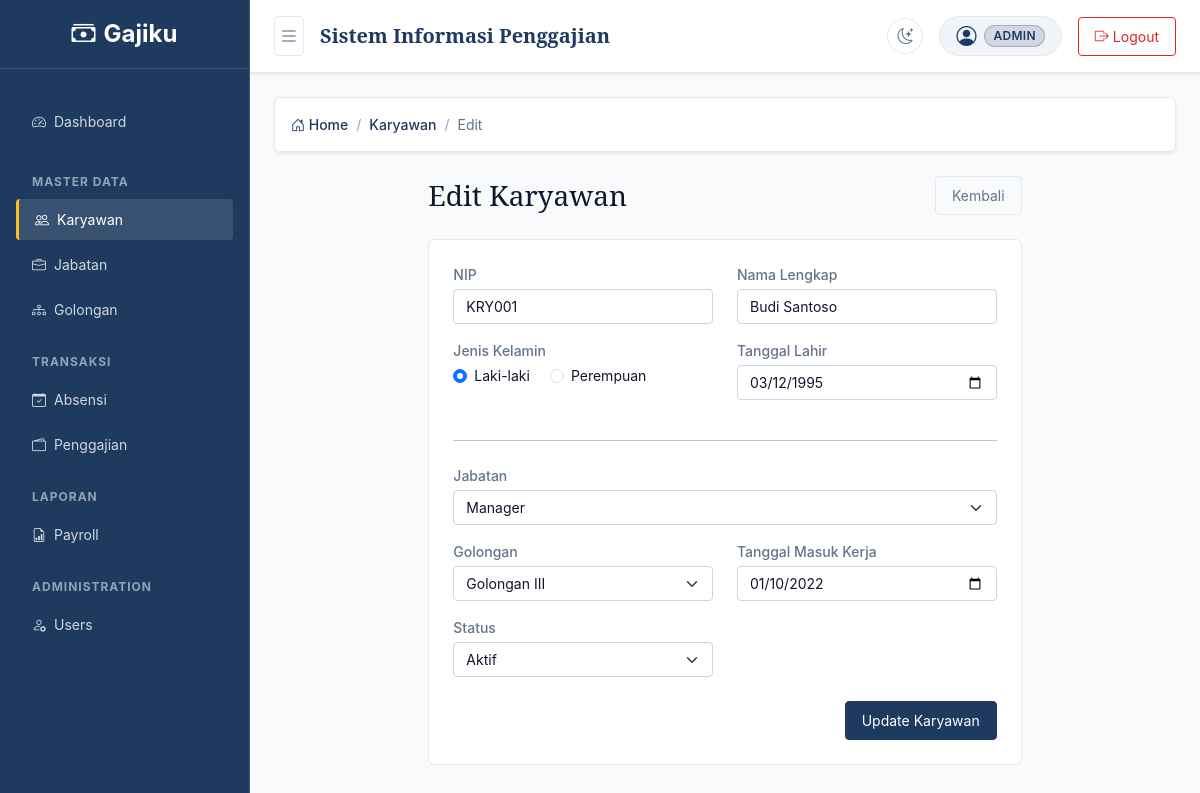
The page /?page=karyawan/edit&id=1 (signed in) on the database its author committed.
### tables this page shows
CREATE TABLE IF NOT EXISTS karyawan (
    id INT UNSIGNED AUTO_INCREMENT PRIMARY KEY,
    nip VARCHAR(30) NOT NULL UNIQUE,
    nama VARCHAR(100) NOT NULL,
    jenis_kelamin ENUM('L', 'P') NOT NULL,
    tanggal_lahir DATE NOT NULL,
    tanggal_masuk DATE NOT NULL,
    jabatan_id INT UNSIGNED NOT NULL,
    golongan_id INT UNSIGNED NOT NULL,
    status ENUM('Aktif', 'Nonaktif') NOT NULL DEFAULT 'Aktif',
    created_at TIMESTAMP NOT NULL DEFAULT CURRENT_TIMESTAMP,
    updated_at TIMESTAMP NOT NULL DEFAULT CURRENT_TIMESTAMP ON UPDATE CURRENT_TIMESTAMP,
    CONSTRAINT fk_karyawan_jabatan
        FOREIGN KEY (jabatan_id) REFERENCES jabatan(id)
        ON UPDATE CASCADE
        ON DELETE RESTRICT,
    CONSTRAINT fk_karyawan_golongan
        FOREIGN KEY (golongan_id) REFERENCES golongan(id)
        ON UPDATE CASCADE
        ON DELETE RESTRICT
);

CREATE TABLE IF NOT EXISTS jabatan (
    id INT UNSIGNED AUTO_INCREMENT PRIMARY KEY,
    nama_jabatan VARCHAR(100) NOT NULL,
    gaji_pokok DECIMAL(15,2) NOT NULL,
    tunjangan_default DECIMAL(15,2) NOT NULL DEFAULT 0,
    created_at TIMESTAMP NOT NULL DEFAULT CURRENT_TIMESTAMP,
    updated_at TIMESTAMP NOT NULL DEFAULT CURRENT_TIMESTAMP ON UPDATE CURRENT_TIMESTAMP
);

CREATE TABLE IF NOT EXISTS golongan (
    id INT UNSIGNED AUTO_INCREMENT PRIMARY KEY,
    nama_golongan VARCHAR(50) NOT NULL UNIQUE,
    uang_makan DECIMAL(15,2) NOT NULL DEFAULT 0,
    tunjangan DECIMAL(15,2) NOT NULL DEFAULT 0,
    created_at TIMESTAMP NOT NULL DEFAULT CURRENT_TIMESTAMP,
    updated_at TIMESTAMP NOT NULL DEFAULT CURRENT_TIMESTAMP ON UPDATE CURRENT_TIMESTAMP
);

### app/includes/karyawan.php (called while the page is built, shortened)
<?php
function fetchKaryawanById(PDO $pdo, int $id): ?array
{
    $stmt = $pdo->prepare(
        'SELECT k.*, j.nama_jabatan, j.gaji_pokok, j.tunjangan_default, g.nama_golongan, g.uang_makan, g.tunjangan
         FROM karyawan k
         LEFT JOIN jabatan j ON k.jabatan_id = j.id
         LEFT JOIN golongan g ON k.golongan_id = g.id
         WHERE k.id = :id
         LIMIT 1'
    );
    $stmt->execute([':id' => $id]);
    $karyawan = $stmt->fetch();
    return $karyawan === false ? null : $karyawan;
}

### app/includes/jabatan.php (called while the page is built, shortened)
<?php
function fetchAllJabatan(PDO $pdo): array
{
    $stmt = $pdo->query(
        'SELECT j.*, COUNT(k.id) AS jumlah_karyawan
         FROM jabatan j
         LEFT JOIN karyawan k ON j.id = k.jabatan_id
         GROUP BY j.id
         ORDER BY j.id ASC'
    );
    return $stmt->fetchAll();
}

### app/includes/golongan.php (called while the page is built, shortened)
<?php
function fetchAllGolongan(PDO $pdo): array
{
    $stmt = $pdo->query('SELECT * FROM golongan ORDER BY id ASC');
    return $stmt->fetchAll(PDO::FETCH_ASSOC);
}

### app/pages/karyawan/edit.php (the view, shortened to what this page needs)
<?php
require_once dirname(__DIR__, 2) . '/includes/karyawan.php';
require_once dirname(__DIR__, 2) . '/includes/jabatan.php';
require_once dirname(__DIR__, 2) . '/includes/golongan.php';
$id = filter_input(INPUT_GET, 'id', FILTER_VALIDATE_INT);
$pdo = getPDO();
$karyawan = fetchKaryawanById($pdo, $id);
$jabatans = fetchAllJabatan($pdo);
$golongans = fetchAllGolongan($pdo);
$errors = $_SESSION['errors'] ?? [];
$form = $_SESSION['form'] ?? [
    'nip' => $karyawan['nip'],
    'nama' => $karyawan['nama'],
    'jenis_kelamin' => $karyawan['jenis_kelamin'],
    'tanggal_lahir' => $karyawan['tanggal_lahir'],
    'tanggal_masuk' => $karyawan['tanggal_masuk'],
    'jabatan_id' => $karyawan['jabatan_id'],
    'golongan_id' => $karyawan['golongan_id'] ?? '',
    'status' => $karyawan['status']
];
?>
<div class="row justify-content-center">
    <div class="col-lg-8">
        <div class="d-flex justify-content-between align-items-center mb-4">
            <h1 class="h3 mb-0">Edit Karyawan</h1>
            <a href="/?page=karyawan/index" class="btn btn-outline-secondary">Kembali</a>
        </div>
        <div class="card border-0 shadow-sm">
            <div class="card-body p-4">
                <form action="/?action=karyawan/update" method="POST">
                    <div class="row">
                        <div class="col-md-6 mb-3">
                            <label for="nip" class="form-label">NIP</label>
                            <input type="text" class="form-control <?= isset($errors['nip']) ? 'is-invalid' : '' ?>"
                                   id="nip" name="nip" value="<?= htmlspecialchars((string) $form['nip'], ENT_QUOTES, 'UTF-8') ?>" required>
                        </div>
                        <div class="col-md-6 mb-3">
                            <label for="nama" class="form-label">Nama Lengkap</label>
                            <input type="text" class="form-control <?= isset($errors['nama']) ? 'is-invalid' : '' ?>"
                                   id="nama" name="nama" value="<?= htmlspecialchars((string) $form['nama'], ENT_QUOTES, 'UTF-8') ?>" required>
                        </div>
                    </div>
                    <div class="row">
                        <div class="col-md-6 mb-3">
                            <label class="form-label">Jenis Kelamin</label>
                            <div>
                                <div class="form-check form-check-inline">
                                    <input class="form-check-input <?= isset($errors['jenis_kelamin']) ? 'is-invalid' : '' ?>"
                                           type="radio" name="jenis_kelamin" id="jk_l" value="L"
                                           <?= $form['jenis_kelamin'] === 'L' ? 'checked' : '' ?> required>
                                    <label class="form-check-label" for="jk_l">Laki-laki</label>
                                </div>
                                <div class="form-check form-check-inline">
                                    <input class="form-check-input <?= isset($errors['jenis_kelamin']) ? 'is-invalid' : '' ?>"
                                           type="radio" name="jenis_kelamin" id="jk_p" value="P"
                                           <?= $form['jenis_kelamin'] === 'P' ? 'checked' : '' ?> required>
                                    <label class="form-check-label" for="jk_p">Perempuan</label>
                                </div>
                            </div>
                        </div>
                        <div class="col-md-6 mb-3">
                            <label for="tanggal_lahir" class="form-label">Tanggal Lahir</label>
                            <input type="date" class="form-control <?= isset($errors['tanggal_lahir']) ? 'is-invalid' : '' ?>"
                                   id="tanggal_lahir" name="tanggal_lahir" value="<?= htmlspecialchars((string) $form['tanggal_lahir'], ENT_QUOTES, 'UTF-8') ?>" required>
                        </div>
                    </div>
                    <hr class="my-4">
                    <div class="row">
                        <div class="col-md-12 mb-3">
                            <label for="jabatan_id" class="form-label">Jabatan</label>
                            <select class="form-select <?= isset($errors['jabatan_id']) ? 'is-invalid' : '' ?>"
                                    id="jabatan_id" name="jabatan_id" required>
                                <?php foreach ($jabatans as $j): ?>
                                    <option value="<?= $j['id'] ?>" <?= ((string) $form['jabatan_id'] === (string) $j['id']) ? 'selected' : '' ?>>
                                        <?= htmlspecialchars($j['nama_jabatan'], ENT_QUOTES, 'UTF-8') ?>
                                    </option>
                                <?php endforeach; ?>
                            </select>
                        </div>
                        <div class="col-md-6 mb-3">
                            <label for="golongan_id" class="form-label">Golongan</label>
                            <select class="form-select <?= isset($errors['golongan_id']) ? 'is-invalid' : '' ?>"
                                    id="golongan_id" name="golongan_id" required>
                                <?php foreach ($golongans as $g): ?>
                                    <option value="<?= $g['id'] ?>" <?= ((string) $form['golongan_id'] === (string) $g['id']) ? 'selected' : '' ?>>
                                        <?= htmlspecialchars($g['nama_golongan'], ENT_QUOTES, 'UTF-8') ?>
                                    </option>
                                <?php endforeach; ?>
                            </select>
                        </div>
                        <div class="col-md-6 mb-3">
                            <label for="tanggal_masuk" class="form-label">Tanggal Masuk Kerja</label>
                            <input type="date" class="form-control <?= isset($errors['tanggal_masuk']) ? 'is-invalid' : '' ?>"
                                   id="tanggal_masuk" name="tanggal_masuk" value="<?= htmlspecialchars((string) $form['tanggal_masuk'], ENT_QUOTES, 'UTF-8') ?>" required>
                        </div>
                        <div class="col-md-6 mb-4">
                            <label for="status" class="form-label">Status</label>
                            <select class="form-select <?= isset($errors['status']) ? 'is-invalid' : '' ?>"
                                    id="status" name="status" required>
                                <option value="Aktif" <?= $form['status'] === 'Aktif' ? 'selected' : '' ?>>Aktif</option>
                            </select>
                        </div>
                    </div>
                    <div class="text-end">
                        <button type="submit" class="btn btn-primary">Update Karyawan</button>
                    </div>
                </form>
            </div>
        </div>
    </div>
</div>

### public/assets/css/style.css (style rules this page uses)
:root { --bg-color: #F8FAFC; --surface-color: #FFFFFF; --surface-muted: #F1F5F9; --surface-hover: #E2E8F0; --border-color: #E2E8F0; --input-border: #CBD5E1; --input-bg: #FFFFFF; --text-primary: #0F172A; --text-secondary: #64748B; --text-muted: #94A3B8; --sidebar-bg: #1E3A5F; --sidebar-border: rgba(255, 255, 255, 0.15); --sidebar-text: rgba(255, 255, 255, 0.8); --sidebar-active-bg: rgba(255, 255, 255, 0.12); --sidebar-active-text: #FFFFFF; --sidebar-active-border: #FBBF24; --topbar-bg: #FFFFFF; --topbar-border: #E2E8F0; --primary-color: #1E3A5F; --primary-hover: #152a45; --secondary-color: #6B7280; --tertiary-color: #2563EB; --success-color: #16A34A; --success-bg: #DCFCE7; --success-border: #BBF7D0; --warning-color: #CA8A04; --warning-bg: #FEF9C3; --warning-border: #FEF08A; --error-color: #DC2626; --error-bg: #FEE2E2; --error-border: #FECACA; --info-color: #2563EB; --info-bg: #DBEAFE; --info-border: #BFDBFE; --table-header-bg: #F1F5F9; --table-header-text: #0F172A; --table-stripe-1: #FFFFFF; --table-stripe-2: #F8FAFC; --table-hover-bg: #F1F5F9; --table-cell-border: #E2E8F0; --modal-bg: #FFFFFF; --dropdown-bg: #FFFFFF; --dropdown-hover: #F1F5F9; --backdrop-color: rgba(15, 23, 42, 0.5); }
body, .card, .sidebar, header, .table, .table th, .table td, .form-control, .form-select, .modal-content, .dropdown-menu, .breadcrumb, .btn { transition: background-color 0.2s ease, color 0.2s ease, border-color 0.2s ease; }
html, body { overflow-x: hidden; }
body { background-color: var(--bg-color) !important; color: var(--text-primary) !important; font-family: 'Inter', 'Open Sans', system-ui, -apple-system, sans-serif; font-size: 14px; }
h1, h2, h3, h4, h5, h6, .h1, .h2, .h3, .h4, .h5, .h6 { font-family: 'Noto Serif', 'Nunito', serif; color: var(--text-primary) !important; }
h1 { font-size: 32px; }
.card { background-color: var(--surface-color) !important; border: 1px solid var(--border-color) !important; border-radius: 6px; color: var(--text-primary); box-shadow: none !important; }
.card-body { padding: 16px; }
.btn { border-radius: 4px; font-size: 14px; padding: 8px 16px; }
.btn-primary { background-color: var(--primary-color) !important; border-color: var(--primary-color) !important; color: #FFFFFF !important; }
.btn-outline-secondary { color: var(--text-secondary) !important; border-color: var(--border-color) !important; background-color: transparent !important; }
.form-control, .form-select { border-radius: 4px; background-color: var(--input-bg) !important; border-color: var(--input-border) !important; color: var(--text-primary) !important; font-size: 14px; }
.form-control::placeholder { color: var(--text-secondary) !important; opacity: 0.8; }
.form-label { font-weight: 500; color: var(--text-secondary); margin-bottom: 4px; }

### app/includes/header.php (style rules this page uses)
:root { --bg-color: #F8FAFC; --surface-color: #FFFFFF; --surface-muted: #F1F5F9; --surface-hover: #E2E8F0; --border-color: #E2E8F0; --text-primary: #0F172A; --text-secondary: #64748B; --sidebar-bg: #1E3A5F; --topbar-bg: #FFFFFF; }
html, body { overflow-x: hidden; }
body { background-color: var(--bg-color) !important; color: var(--text-primary) !important; transition: background-color 0.2s ease, color 0.2s ease; }

### rows shown on the page
karyawan: nip "KRY001", nama "Budi Santoso", jenis_kelamin "☑ Laki-laki", jenis_kelamin "☐ Perempuan", tanggal_lahir "03/12/1995", jabatan_id "Manager", golongan_id "Golongan III", tanggal_masuk "01/10/2022", status "Aktif"

### other values the page prints
$user['role'] "ADMIN"
$name "Karyawan"
$name "Edit"
